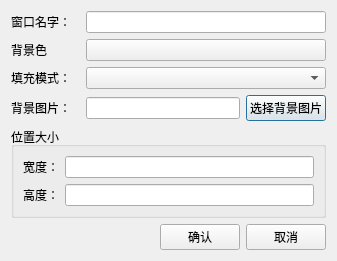
<?xml version="1.0" encoding="UTF-8"?>
<ui version="4.0">
 <class>AWindowProperty</class>
 <widget class="QDialog" name="AWindowProperty">
  <property name="geometry">
   <rect>
    <x>0</x>
    <y>0</y>
    <width>337</width>
    <height>245</height>
   </rect>
  </property>
  <property name="windowTitle">
   <string/>
  </property>
  <layout class="QGridLayout" name="gridLayout">
   <item row="4" column="3">
    <widget class="QPushButton" name="pushButtonSelectBackPixmap">
     <property name="text">
      <string>选择背景图片</string>
     </property>
    </widget>
   </item>
   <item row="0" column="1" colspan="3">
    <widget class="QLineEdit" name="lineEditWindowName">
     <property name="sizePolicy">
      <sizepolicy hsizetype="Preferred" vsizetype="Fixed">
       <horstretch>0</horstretch>
       <verstretch>0</verstretch>
      </sizepolicy>
     </property>
    </widget>
   </item>
   <item row="2" column="0">
    <widget class="QLabel" name="label_2">
     <property name="sizePolicy">
      <sizepolicy hsizetype="Preferred" vsizetype="Preferred">
       <horstretch>0</horstretch>
       <verstretch>0</verstretch>
      </sizepolicy>
     </property>
     <property name="text">
      <string>背景色</string>
     </property>
    </widget>
   </item>
   <item row="0" column="0">
    <widget class="QLabel" name="label">
     <property name="sizePolicy">
      <sizepolicy hsizetype="Preferred" vsizetype="Preferred">
       <horstretch>0</horstretch>
       <verstretch>0</verstretch>
      </sizepolicy>
     </property>
     <property name="text">
      <string>窗口名字：</string>
     </property>
    </widget>
   </item>
   <item row="2" column="1" colspan="3">
    <widget class="QPushButton" name="pushButtonBackground">
     <property name="sizePolicy">
      <sizepolicy hsizetype="Preferred" vsizetype="Fixed">
       <horstretch>0</horstretch>
       <verstretch>0</verstretch>
      </sizepolicy>
     </property>
     <property name="text">
      <string/>
     </property>
    </widget>
   </item>
   <item row="5" column="0" colspan="4">
    <widget class="QGroupBox" name="groupBox_2">
     <property name="title">
      <string>位置大小</string>
     </property>
     <layout class="QFormLayout" name="formLayout">
      <item row="0" column="0">
       <widget class="QLabel" name="label_3">
        <property name="text">
         <string>宽度：</string>
        </property>
       </widget>
      </item>
      <item row="0" column="1">
       <widget class="QLineEdit" name="lineEditWidth">
        <property name="inputMask">
         <string>0000</string>
        </property>
       </widget>
      </item>
      <item row="1" column="0">
       <widget class="QLabel" name="label_4">
        <property name="text">
         <string>高度：</string>
        </property>
       </widget>
      </item>
      <item row="1" column="1">
       <widget class="QLineEdit" name="lineEditHeight">
        <property name="inputMask">
         <string>0000</string>
        </property>
       </widget>
      </item>
     </layout>
    </widget>
   </item>
   <item row="6" column="3">
    <widget class="QPushButton" name="pushButtonCancle">
     <property name="text">
      <string>取消</string>
     </property>
    </widget>
   </item>
   <item row="4" column="0">
    <widget class="QLabel" name="label_6">
     <property name="text">
      <string>背景图片：</string>
     </property>
    </widget>
   </item>
   <item row="3" column="1" colspan="3">
    <widget class="QComboBox" name="comboBoxBrushStyle"/>
   </item>
   <item row="3" column="0">
    <widget class="QLabel" name="label_5">
     <property name="text">
      <string>填充模式：</string>
     </property>
    </widget>
   </item>
   <item row="6" column="2">
    <widget class="QPushButton" name="pushButtonOk">
     <property name="sizePolicy">
      <sizepolicy hsizetype="Fixed" vsizetype="Fixed">
       <horstretch>0</horstretch>
       <verstretch>0</verstretch>
      </sizepolicy>
     </property>
     <property name="text">
      <string>确认</string>
     </property>
    </widget>
   </item>
   <item row="4" column="1" colspan="2">
    <widget class="QLineEdit" name="lineEditBackPixmap"/>
   </item>
  </layout>
 </widget>
 <resources/>
 <connections/>
</ui>
